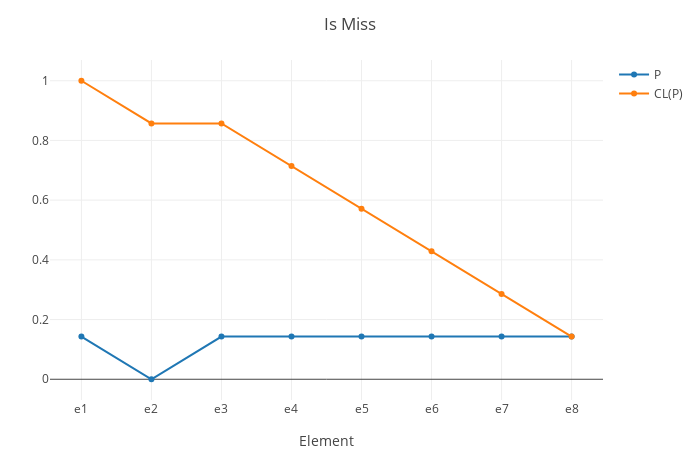

The notebook cell this image was saved under:
### Code cell
is_m_p_ = is_m_ / sum(is_m_)

is_m_p_cl_ = cumulate_sum_reverse(is_m_p_)

plot_x_y((is_m_p_, is_m_p_cl_); name_ = ("P", "CL(P)"), layout = merge(layout, Layout(title = "Is Miss")))

### Figure 1 — Plotly figure (JSON) as saved in the notebook; plotly's stock layout.template omitted (floating-point values rounded to 4 significant figures)
{"data": [{"name": "P", "type": "scatter", "x": [1, 2, 3, 4, 5, 6, 7, 8], "y": [0.1429, 0, 0.1429, 0.1429, 0.1429, 0.1429, 0.1429, 0.1429]}, {"name": "CL(P)", "type": "scatter", "x": [1, 2, 3, 4, 5, 6, 7, 8], "y": [1.0, 0.8571, 0.8571, 0.7143, 0.5714, 0.4286, 0.2857, 0.1429]}], "layout": {"autosize": false, "height": 450, "margin": {"b": 50, "l": 50, "r": 50, "t": 60}, "templateaa": "plotly_white", "title": {"text": "Is Miss"}, "width": 700, "xaxis": {"autorange": true, "range": [0.5511, 8.449], "ticktext": ["e1", "e2", "e3", "e4", "e5", "e6", "e7", "e8"], "tickvals": [1, 2, 3, 4, 5, 6, 7, 8], "title": {"text": "Element"}, "type": "linear"}, "yaxis": {"autorange": true, "range": [-0.06951, 1.07], "type": "linear"}}}
